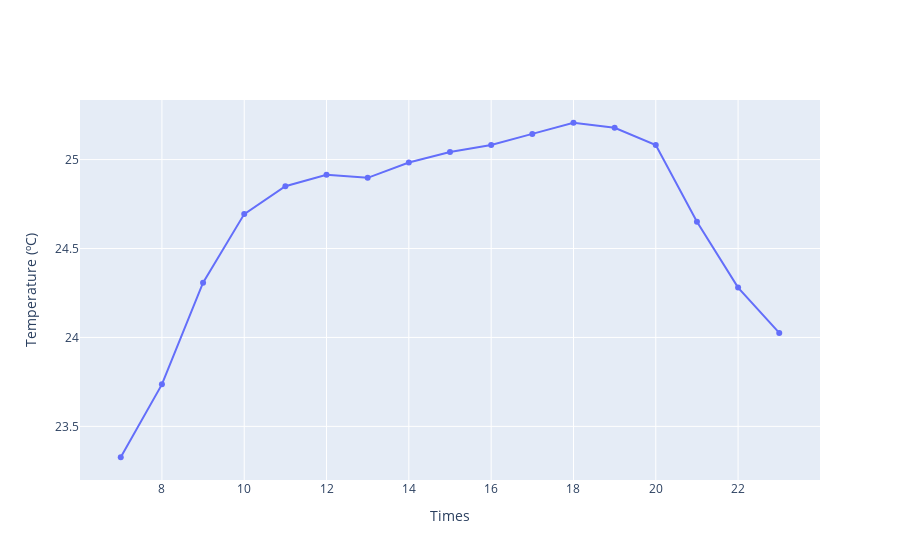

The cell this chart's notebook holds for it:
### Code cell
fig = go.Figure()
fig.add_trace(go.Scatter(
    x=ts,
    y=df02["Temp C"], 
    name="Room 0 Temp",
    mode='lines+markers',
))

fig.update_layout(xaxis_title='Times',
                  yaxis_title='Temperature (ºC)',)

### Figure 1 — Plotly figure (JSON) as saved in the notebook; plotly's stock layout.template omitted (floating-point values rounded to 4 significant figures)
{"data": [{"mode": "lines+markers", "name": "Room 0 Temp", "type": "scatter", "x": [7, 8, 9, 10, 11, 12, 13, 14, 15, 16, 17, 18, 19, 20, 21, 22, 23], "y": [23.33, 23.74, 24.31, 24.69, 24.85, 24.92, 24.9, 24.98, 25.04, 25.08, 25.14, 25.21, 25.18, 25.08, 24.65, 24.28, 24.03]}], "layout": {"xaxis": {"title": {"text": "Times"}}, "yaxis": {"title": {"text": "Temperature (ºC)"}}}}
